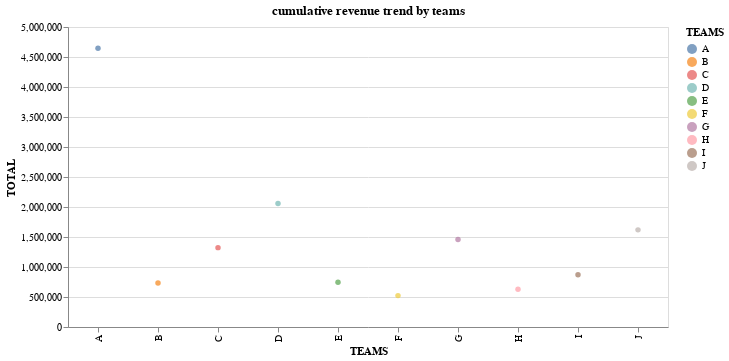

The code cell stored with this chart in its notebook:
### Code cell
#scatter plot
c=alt.Chart(df).mark_circle().encode(
    x='TEAMS',
    y='TOTAL',
    color='TEAMS',
    tooltip=['27/05/2024','28/05/2024','29/05/2024','30/05/2024','31/05/2024','03/06/2024','04/06/2024','05/06/2024','06/06/2024','07/06/2024']
).properties(title="cumulative revenue trend by teams",
            width=600 ).interactive()
c
